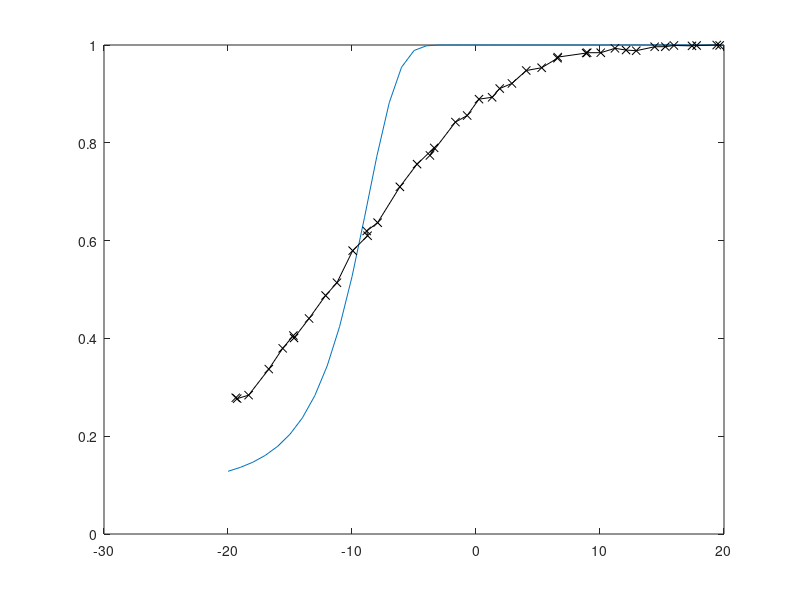

The MATLAB script that drew this image: (Note: this script raises an error after producing the figure.)
% Loads values for the Pd and BER obtained in the calibration and plots
% figures

clear all
close all

load('Results_Calibration_TE_0_sigma_9dB_Fading_yes_all_together.mat')
Pd_fading = mean(Pd);
BER_BPSK_fading = mean(Pe_BPSK);
SNR_fading = SNR_;

load('Results_Calibration_TE_0_sigma_9dB_Fading_no.mat')
Pd_SHD = mean(Pd);
BER_BPSK_SHD = mean(Pe_BPSK);
SNR_SHD = SNR_;

load('Results_Calibration_TE_0_sigma_0dB_Fading_no.mat')
Pd_AWGN = Pd;
BER_BPSK_AWGN = Pe_BPSK;
SNR_AWGN = SNR_;

figure(1)
plot(SNR_AWGN,Pd_AWGN)
hold on
plot(SNR_SHD,Pd_SHD,'-xk')
plot(SNR_fading,Pd_fading,'-or')
hold off
title('Probability of detection vs SNR')
xlabel('SNR [dB]')
ylabel('Pd')
legend('AWGN','Shadowing','Fading')

figure(2)
plot(SNR_AWGN,BER_BPSK_AWGN)
hold on
plot(SNR_SHD,BER_BPSK_SHD,'-xk')
plot(SNR_fading,BER_BPSK_fading,'-or')
hold off
title('Bit Error Rate vs SNR')
xlabel('SNR [dB]')
ylabel('BER')
legend('AWGN','Shadowing','Fading')